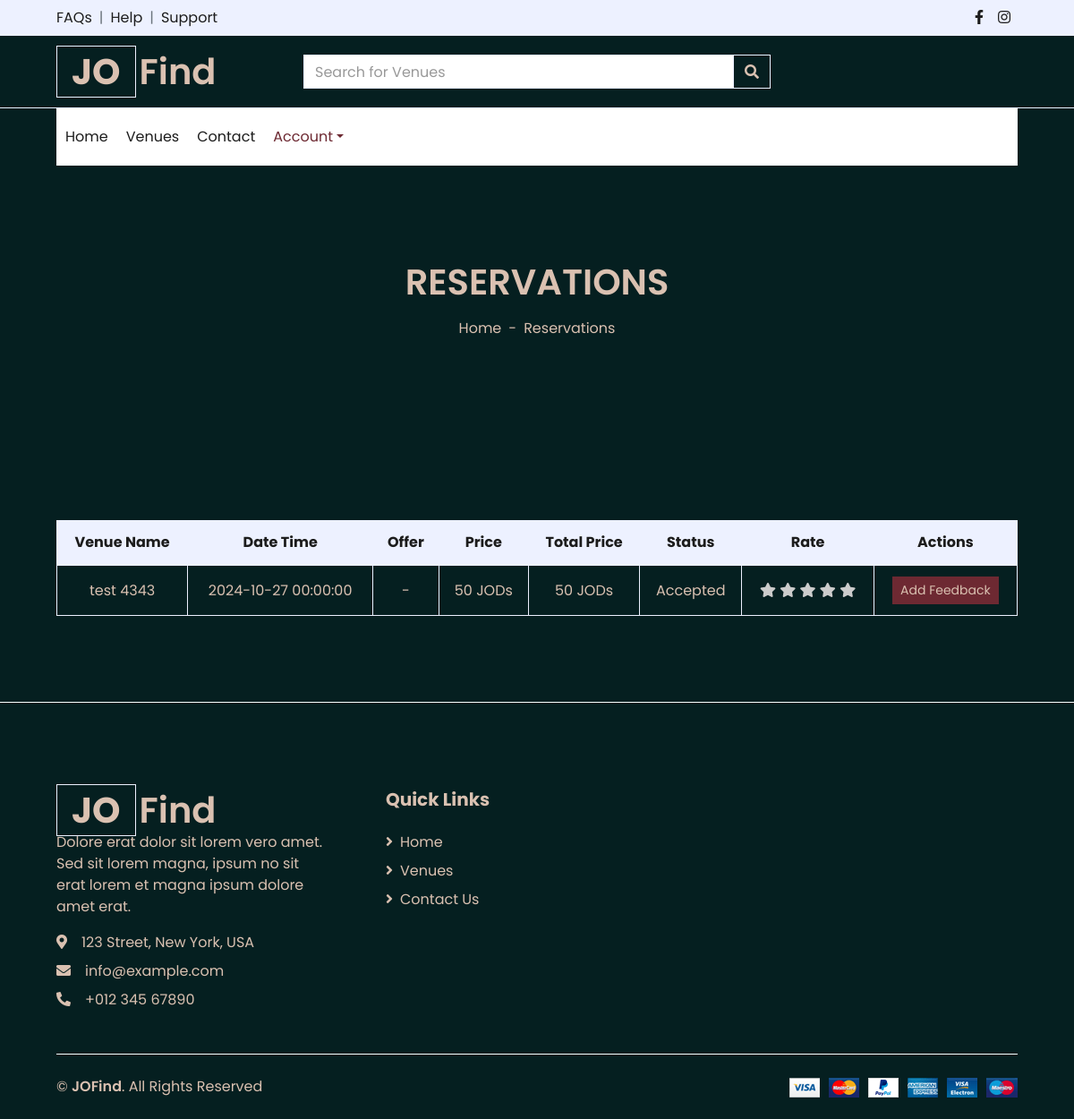
/Site/Reservations.php (signed in), run on the app's committed database.
### tables this page shows
CREATE TABLE `reservations` (
  `id` int(11) NOT NULL,
  `place_id` int(11) NOT NULL,
  `customer_id` int(11) NOT NULL,
  `status_id` int(11) NOT NULL DEFAULT 1,
  `offer_id` int(11) DEFAULT NULL,
  `date_time` datetime NOT NULL,
  `price` tinyint(1) NOT NULL,
  `total_price` double NOT NULL,
  `created_at` timestamp NOT NULL DEFAULT current_timestamp()
);

CREATE TABLE `places` (
  `id` int(11) NOT NULL,
  `category_id` int(11) NOT NULL,
  `sub_category_id` int(11) DEFAULT NULL,
  `status_id` int(11) DEFAULT NULL,
  `city_id` int(11) NOT NULL,
  `name` varchar(250) NOT NULL,
  `image` varchar(250) NOT NULL,
  `email` varchar(250) NOT NULL,
  `description` text DEFAULT NULL,
  `total_rate` double NOT NULL DEFAULT 0,
  `phone` varchar(250) NOT NULL,
  `password` varchar(250) NOT NULL,
  `rejection_note` text DEFAULT NULL,
  `address` varchar(250) NOT NULL,
  `commercial_register` varchar(250) NOT NULL,
  `menu` varchar(250) DEFAULT NULL,
  `active` int(11) NOT NULL DEFAULT 1,
  `created_at` timestamp NOT NULL DEFAULT current_timestamp()
);

CREATE TABLE `statuses` (
  `id` int(11) NOT NULL,
  `name` varchar(191) NOT NULL
);

### Site/Reservations.php (the view, shortened to what this page needs)
<?php
include "../Connect.php";
$C_ID = $_SESSION['C_Log'];
?>
<!DOCTYPE html>
<html lang="en">
<head>
    <link href="https://cdnjs.cloudflare.com/ajax/libs/font-awesome/5.10.0/css/all.min.css" rel="stylesheet">
    <link href="lib/owlcarousel/assets/owl.carousel.min.css" rel="stylesheet">
    <link href="css/style.css" rel="stylesheet">
</head>
<body style="background-color: #051F20 !important;">
    <div class="container-fluid">
        <div class="row bg-secondary py-2 px-xl-5">
            <div class="col-lg-6 d-none d-lg-block">
                <div class="d-inline-flex align-items-center">
                    <a class="text-dark" href="">FAQs</a>
                    <span class="text-muted px-2">|</span>
                    <a class="text-dark" href="">Help</a>
                    <span class="text-muted px-2">|</span>
                    <a class="text-dark" href="">Support</a>
                </div>
            </div>
            <div class="col-lg-6 text-center text-lg-right">
                <div class="d-inline-flex align-items-center">
                    <a class="text-dark px-2" href="">
                        <i class="fab fa-facebook-f"></i>
                    </a>
                    <a class="text-dark px-2" href="">
                        <i class="fab fa-instagram"></i>
                    </a>
                </div>
            </div>
        </div>
        <div class="row align-items-center py-3 px-xl-5">
            <div class="col-lg-3 d-none d-lg-block">
            <a href="./index.php" class="text-decoration-none">
                    <h1 style="color: #DAC1B1 !important;" class="m-0 display-5 font-weight-semi-bold"><span class="text-primary font-weight-bold border px-3 mr-1">JO</span>Find</h1>
                </a>
            </div>
            <div class="col-lg-6 col-6 text-left">
                <form action="./Venues.php" method="POST">
                    <div class="input-group">
                        <input type="text" name="venue" class="form-control" placeholder="Search for Venues">
                        <div class="input-group-append">
                            <button type="Submit" name="Submit" class="input-group-text bg-transparent text-primary">
                                <i class="fa fa-search"></i>
                            </button>
                        </div>
                    </div>
                </form>
            </div>
        </div>
    </div>
    <div class="container-fluid">
        <div class="row border-top px-xl-5">
            <div class="col-lg-12">
                <nav class="navbar navbar-expand-lg bg-light navbar-light py-3 py-lg-0 px-0">
                    <div class="collapse navbar-collapse justify-content-between" id="navbarCollapse">
                        <div class="navbar-nav mr-auto py-0">
                        <a href="index.php" class="nav-item nav-link ">Home</a>
                            <a href="Venues.php" class="nav-item nav-link ">Venues</a>
                            <a href="contact.php" class="nav-item nav-link ">Contact</a>
                            <?php
if ($C_ID) {?>
                            <div class="nav-item dropdown">
                                <a href="#" class="nav-link dropdown-toggle active" data-toggle="dropdown">Account</a>
                            </div>
                            <?php }
?>
                        </div>
                    </div>
                </nav>
            </div>
        </div>
    </div>
    <div style="background-color: #051F20 !important;" class="container-fluid bg-secondary mb-5">
        <div class="d-flex flex-column align-items-center justify-content-center" style="min-height: 300px">
            <h1 style="color: #DAC1B1 !important;" class="font-weight-semi-bold text-uppercase mb-3">Reservations</h1>
            <div class="d-inline-flex">
                <p style="color: #DAC1B1 !important;" class="m-0"><a style="color: #DAC1B1 !important;" href="./index.php">Home</a></p>
                <p style="color: #DAC1B1 !important;" class="m-0 px-2">-</p>
                <p style="color: #DAC1B1 !important;" class="m-0">Reservations</p>
            </div>
        </div>
    </div>
    <div class="container-fluid pt-5">
        <div class="row px-xl-5">
            <div class="col-lg-12 table-responsive mb-5">
                <table class="table table-bordered text-center mb-0">
                    <thead class="bg-secondary text-dark">
                        <tr>
                            <th>Venue Name</th>
                            <th>Date Time</th>
                            <th>Offer</th>
                            <th>Price</th>
                            <th>Total Price</th>
                            <th>Status</th>
                            <th>Rate</th>
                            <th>Actions</th>
                        </tr>
                    </thead>
                    <tbody class="align-middle">
                    <?php
$sql1 = mysqli_query($con, "SELECT * from reservations WHERE customer_id = '$C_ID' ORDER BY id DESC");
while ($row1 = mysqli_fetch_array($sql1)) {
    $place_id = $row1['place_id'];
    $status_id = $row1['status_id'];
    $offer_id = $row1['offer_id'];
    $date_time = $row1['date_time'];
    $price = $row1['price'];
    $total_price = $row1['total_price'];
    $sql2 = mysqli_query($con, "SELECT * from places WHERE id = '$place_id'");
    $row2 = mysqli_fetch_array($sql2);
    $venue_name = $row2['name'];
    $sql4 = mysqli_query($con, "SELECT * from statuses WHERE id = '$status_id'");
    $row4 = mysqli_fetch_array($sql4);
    $status = $row4['name'];
    $sql5 = mysqli_query($con, "SELECT * from offers WHERE id = '$offer_id'");
    $row5 = mysqli_fetch_array($sql5);
    $offer = $row5['offer'];
    ?>
                        <tr>
                            <td style="color: #DAC1B1 !important;" class="align-middle"> <?php echo $venue_name ?></td>
                            <td style="color: #DAC1B1 !important;" class="align-middle"><?php echo $date_time ?></td>
                            <td style="color: #DAC1B1 !important;" class="align-middle"><?php echo ($offer ?? '-') ?></td>
                            <td style="color: #DAC1B1 !important;" class="align-middle"><?php echo $price ?> JODs</td>
                            <td style="color: #DAC1B1 !important;" class="align-middle"><?php echo $total_price ?> JODs</td>
                            <td style="color: #DAC1B1 !important;" class="align-middle"><?php echo $status ?></td>
                            <td style="color: #DAC1B1 !important;" class="align-middle" dir="rtl">
<a href="Rate_Venue.php?Rate=5&place_id=<?php echo $place_id; ?>&C_ID=<?php echo $C_ID; ?>" role="button" class="star"><i title="5" class="fa fa-star"></i></a>
<a href="Rate_Venue.php?Rate=4&place_id=<?php echo $place_id; ?>&C_ID=<?php echo $C_ID; ?>" role="button" class="star"><i title="4" class="fa fa-star"></i></a>
<a href="Rate_Venue.php?Rate=3&place_id=<?php echo $place_id; ?>&C_ID=<?php echo $C_ID; ?>" role="button" class="star"><i title="3" class="fa fa-star"></i></a>
<a href="Rate_Venue.php?Rate=2&place_id=<?php echo $place_id; ?>&C_ID=<?php echo $C_ID; ?>" role="button" class="star"><i title="2" class="fa fa-star"></i></a>
<a href="Rate_Venue.php?Rate=1&place_id=<?php echo $place_id; ?>&C_ID=<?php echo $C_ID; ?>" role="button" class="star"><i title="1" class="fa fa-star"></i></a>
                            </td>
                            <td class="align-middle"><a  style="color: #DAC1B1 !important;" href="./Feedback.php?venue_id=<?php echo $place_id ?>" class="btn btn-sm btn-primary">
                            Add Feedback
                            </a></td>
                        </tr>
                        <?php
}?>
                    </tbody>
                </table>
            </div>
        </div>
    </div>
    <?php require './Footer.php'?>
</body>
</html>

### Site/Reservations.php (style rules this page uses)
.star { color: #ccc; }

### data on the page
reservations: place.name "test 4343", date_time "2024-10-27 00:00:00", offer "-", price "50", total_price "50", status.name "Accepted"
